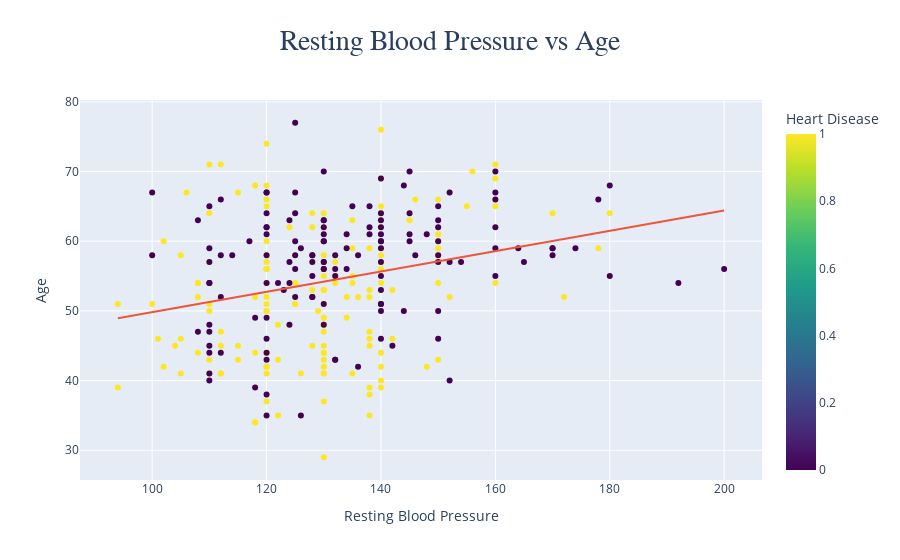

Notebook source saved alongside this figure:
### Markdown cell above
Is there a correlation between resting blood pressure and heart disease❓

### Code cell
fig = px.scatter(heart, x="resting_bp", y="age", color="target",
                 title="Resting Blood Pressure vs Age",
                 labels={"resting_bp": "Resting Blood Pressure", "age": "Age", "target": "Heart Disease"},
                 trendline="ols",
                 color_continuous_scale=px.colors.sequential.Viridis)  

custome_layout()
fig.update_layout(title_x=0.5)
fig.show()

### Figure 1 — Plotly figure (JSON) as saved in the notebook; plotly's stock layout.template omitted (floating-point values rounded to 4 significant figures; data arrays with more than 128 entries replaced by an {"elided": "..."} marker saying what was removed)
{"data": [{"hovertemplate": "Resting Blood Pressure=%{x}<br>Age=%{y}<br>Heart Disease=%{marker.color}<extra></extra>", "legendgroup": "", "marker": {"color": {"elided": "302 int values"}, "coloraxis": "coloraxis", "symbol": "circle"}, "mode": "markers", "name": "", "orientation": "v", "showlegend": false, "type": "scatter", "x": {"elided": "302 int values"}, "xaxis": "x", "y": {"elided": "302 int values"}, "yaxis": "y"}, {"hovertemplate": "<b>OLS trendline</b><br>age = 0.145853 * resting_bp + 35.2259<br>R<sup>2</sup>=0.080157<br><br>Resting Blood Pressure=%{x}<br>Age=%{y} <b>(trend)</b><extra></extra>", "legendgroup": "", "marker": {"symbol": "circle"}, "mode": "lines", "name": "", "showlegend": false, "type": "scatter", "x": {"elided": "302 int values"}, "xaxis": "x", "y": {"elided": "302 float values"}, "yaxis": "y"}], "layout": {"coloraxis": {"colorbar": {"title": {"text": "Heart Disease"}}, "colorscale": [[0, "#440154"], [0.1111, "#482878"], [0.2222, "#3e4989"], [0.3333, "#31688e"], [0.4444, "#26828e"], [0.5556, "#1f9e89"], [0.6667, "#35b779"], [0.7778, "#6ece58"], [0.8889, "#b5de2b"], [1, "#fde725"]]}, "hoverlabel": {"bgcolor": "#111", "font": {"family": "arial", "size": 16}}, "legend": {"tracegroupgap": 0}, "showlegend": false, "title": {"font": {"family": "tahoma", "size": 28}, "text": "Resting Blood Pressure vs Age", "x": 0.5}, "xaxis": {"anchor": "y", "domain": [0, 1], "title": {"text": "Resting Blood Pressure"}}, "yaxis": {"anchor": "x", "domain": [0, 1], "title": {"text": "Age"}}}}
